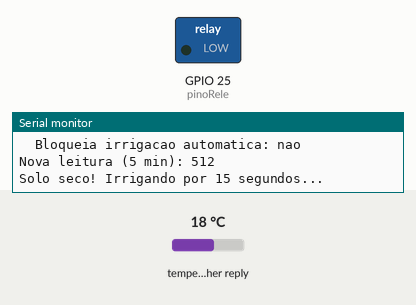
This sketch was run on a simulated ESP32. Parts: switched loads named in the sketch (green lamp = pin HIGH), the last lines printed to the serial monitor. The inputs (shaded band) are chosen by the test bench; at power-on: temperature in the weather reply 18 °C (analog values on the 0–4095 scale). WiFi joins after 1.5 s; servers stay silent unless stated; storage starts empty; web services answer with replies made up by the test bench; pins used as bus, display or sensor lines are not drawn.

Above: at 2.4 s.
At 17.2 s:
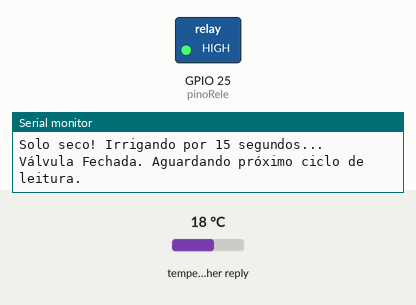
Timing chart, 0 to 18.7 s (numbered marks = the images above):
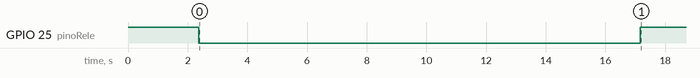

The sketch:

Esp32_Server.ino
```cpp
#include <WiFi.h>
#include <ESPAsyncWebServer.h>
#include <LittleFS.h>
#include <HTTPClient.h>
#include <WiFiClientSecure.h>
#include <ArduinoJson.h>

const char* ssid = "Clepf-2.4G";
const char* password = "cristina1525";

AsyncWebServer server(80);

// --- PINOS DE HARDWARE ---
const int pinoAlimentacaoSensor = 33;
const int pinoLeituraSensor = 32;     // Obrigatório ser ADC1 (ex: 32 a 35)
const int pinoRele = 25;

// --- LIMITES E VARIÁVEIS DO SENSOR ---
const int limiteSeco = 400;
const int limiteUmido = 600;
int leituraUmidade = 0;

// --- ESTADOS DO SISTEMA ---
bool irrigando = false;
bool chuvaPrevista = false;
bool comandoManual = false;
bool jaRegouNestaLeitura = false; // Evita que regue sem parar durante os 5 minutos
bool climaDisponivel = false;

// --- PREVISAO DO TEMPO (Open-Meteo / Varginha-MG) ---
const char* urlPrevisaoClima = "https://api.open-meteo.com/v1/forecast?latitude=-21.55139&longitude=-45.43028&hourly=relative_humidity_2m,precipitation_probability,precipitation&forecast_hours=12&timezone=America%2FSao_Paulo";
const int janelaPrevisaoHoras = 12;
const int limiteProbabilidadeChuva = 60; // %
const float limitePrecipitacaoMm = 0.2;  // mm na janela analisada
const int limiteUmidadeAr = 85;          // %

int probabilidadeChuvaMax = 0;
float precipitacaoPrevistaMm = 0.0;
int umidadeArMax = 0;
String proximaChuva = "";
String motivoClima = "Clima ainda nao consultado";

// --- TEMPORIZADORES (millis) ---
unsigned long ultimaLeituraSensor = 0;
const long intervaloLeitura = 300000; // 5 minutos (5 * 60 * 1000 ms)

unsigned long ultimaChecagemClima = 0;
const long intervaloClima = 600000;   // 10 minutos

unsigned long tempoInicioIrrigacao = 0;
long duracaoIrrigacao = 15000; // Agora pode ser alterada via painel (padrão 15s)

void checarPrevisaoClima();

void setup() {
  Serial.begin(115200);

  // 1. CONFIGURAÇÃO DE HARDWARE
  pinMode(pinoAlimentacaoSensor, OUTPUT);
  pinMode(pinoRele, OUTPUT);

  // Como é lógica invertida, HIGH garante a válvula fechada na inicialização
  digitalWrite(pinoRele, HIGH);

  // Força a ESP32 a ler o sinal analógico de 0 a 1023
  analogReadResolution(10);

  // 2. INICIALIZAÇÃO DO SISTEMA DE ARQUIVOS
  if(!LittleFS.begin(true)){
    Serial.println("Erro ao montar LittleFS");
    return;
  }

  // 3. CONEXÃO WI-FI
  WiFi.begin(ssid, password);
  while (WiFi.status() != WL_CONNECTED) {
    delay(500);
    Serial.print(".");
  }
  Serial.println("\nConectado! IP: " + WiFi.localIP().toString());

  // 4. ROTAS DO SERVIDOR WEB
  server.on("/status", HTTP_GET, [](AsyncWebServerRequest *request){

    digitalWrite(pinoAlimentacaoSensor, HIGH);
    delay(200);
    int umidadeAoVivo = analogRead(pinoLeituraSensor);
    digitalWrite(pinoAlimentacaoSensor, LOW);

    // 2. Atualiza a variável global para manter a sincronia com a irrigação automática
    leituraUmidade = umidadeAoVivo;
    String json = "{\"umidade\":" + String(leituraUmidade) +
                  ",\"rele\":" + String(irrigando) +
                  ",\"chuva\":" + String(chuvaPrevista) +
                  ",\"manual\":" + String(comandoManual) +
                  ",\"climaDisponivel\":" + String(climaDisponivel) +
                  ",\"probabilidadeChuva\":" + String(probabilidadeChuvaMax) +
                  ",\"precipitacaoPrevista\":" + String(precipitacaoPrevistaMm, 1) +
                  ",\"umidadeAr\":" + String(umidadeArMax) +
                  ",\"janelaPrevisaoHoras\":" + String(janelaPrevisaoHoras) +
                  ",\"proximaChuva\":\"" + proximaChuva +
                  "\",\"motivoClima\":\"" + motivoClima + "\"}";
    request->send(200, "application/json", json);
  });

  // Rota para acionamento manual já com o tempo dinâmico escolhido no frontend
  server.on("/toggle", HTTP_POST, [](AsyncWebServerRequest *request){
    if (request->hasParam("tempo")) {
      duracaoIrrigacao = request->getParam("tempo")->value().toInt() * 1000;
    }
    comandoManual = true;
    request->send(200, "text/plain", "OK");
  });

  // Nova rota: Configura o tempo padrão para a próxima rega automática
  server.on("/config", HTTP_POST, [](AsyncWebServerRequest *request){
    if (request->hasParam("tempo")) {
      duracaoIrrigacao = request->getParam("tempo")->value().toInt() * 1000;
    }
    request->send(200, "text/plain", "OK");
  });

  server.serveStatic("/", LittleFS, "/").setDefaultFile("index.html");
  server.onNotFound([](AsyncWebServerRequest *request) {
    request->send(LittleFS, "/index.html", "text/html");
  });

  server.begin();
  checarPrevisaoClima();
  ultimaChecagemClima = millis();
}

void loop() {
  unsigned long tempoAtual = millis();

  // --- LÓGICA 1: LEITURA DO SENSOR (A cada 5 Minutos) ---
  if (tempoAtual - ultimaLeituraSensor >= intervaloLeitura || ultimaLeituraSensor == 0) {
    ultimaLeituraSensor = tempoAtual;

    digitalWrite(pinoAlimentacaoSensor, HIGH);
    delay(200);
    leituraUmidade = analogRead(pinoLeituraSensor);
    digitalWrite(pinoAlimentacaoSensor, LOW);

    Serial.print("Nova leitura (5 min): ");
    Serial.println(leituraUmidade);

    // Libera o sistema para regar novamente, se a terra continuar seca
    jaRegouNestaLeitura = false;
  }

  // --- LÓGICA 2: CONTROLE DA VÁLVULA DE IRRIGAÇÃO ---
  if (!irrigando) {
    // Avalia se o solo está seco, se há bloqueio climático e se já não foi regado nesta janela
    bool precisaAgua = (leituraUmidade > limiteSeco && !chuvaPrevista && !jaRegouNestaLeitura);

    if (precisaAgua || comandoManual) {
      digitalWrite(pinoRele, LOW); // LOW liga o relé (Lógica Invertida)
      irrigando = true;
      tempoInicioIrrigacao = tempoAtual; // Inicia o cronômetro com base no tempo escolhido

      if (precisaAgua) {
        jaRegouNestaLeitura = true; // Trava para não repetir neste ciclo de 5min
        Serial.print("Solo seco! Irrigando por ");
        Serial.print(duracaoIrrigacao / 1000);
        Serial.println(" segundos...");
      } else {
        Serial.print("Acionamento Manual! Irrigando por ");
        Serial.print(duracaoIrrigacao / 1000);
        Serial.println(" segundos...");
      }
    }
  }
  else {
    // Verifica se completou a contagem regressiva dinâmica do tempo estipulado
    if (tempoAtual - tempoInicioIrrigacao >= duracaoIrrigacao) {
      digitalWrite(pinoRele, HIGH); // HIGH desliga o relé (Lógica Invertida)
      irrigando = false;
      comandoManual = false; // Reseta a flag manual do dashboard
      Serial.println("Válvula Fechada. Aguardando próximo ciclo de leitura.");
    }
  }

  // --- LÓGICA 3: CHECAGEM DE CLIMA (A cada 10 minutos) ---
  if (tempoAtual - ultimaChecagemClima >= intervaloClima) {
    ultimaChecagemClima = tempoAtual;
    checarPrevisaoClima();
  }
}

void checarPrevisaoClima() {
  if (WiFi.status() != WL_CONNECTED) {
    climaDisponivel = false;
    motivoClima = "WiFi desconectado";
    Serial.println("Nao foi possivel consultar clima: WiFi desconectado.");
    return;
  }

  WiFiClientSecure client;
  client.setInsecure();

  HTTPClient http;
  http.setTimeout(10000);

  if (!http.begin(client, urlPrevisaoClima)) {
    climaDisponivel = false;
    motivoClima = "Falha ao iniciar HTTPS";
    Serial.println("Nao foi possivel iniciar consulta HTTPS da Open-Meteo.");
    return;
  }

  int httpCode = http.GET();
  if (httpCode != HTTP_CODE_OK) {
    climaDisponivel = false;
    motivoClima = "Erro HTTP " + String(httpCode);
    Serial.println("Erro ao consultar Open-Meteo: HTTP " + String(httpCode));
    http.end();
    return;
  }

  // 1. Baixa a resposta inteira da API de uma vez
  String payload = http.getString();
  http.end(); // Já podemos fechar a conexão de rede

  // 2. Imprime no painel para vermos o que realmente chegou
  Serial.println("Resposta bruta da API:");
  Serial.println(payload);

  // 3. Como você está usando a versão mais recente do ArduinoJson (V7),
  // o formato correto agora é apenas JsonDocument, sem precisar definir o tamanho!
  JsonDocument doc;
  DeserializationError erro = deserializeJson(doc, payload);

  if (erro) {
    climaDisponivel = false;
    motivoClima = "JSON invalido";
    Serial.println("Erro ao interpretar JSON da Open-Meteo.");
    return;
  }

  JsonObject hourly = doc["hourly"];
  JsonArray horarios = hourly["time"];
  JsonArray umidadeAr = hourly["relative_humidity_2m"];
  JsonArray probabilidadeChuva = hourly["precipitation_probability"];
  JsonArray precipitacao = hourly["precipitation"];

  if (umidadeAr.isNull() || probabilidadeChuva.isNull() || precipitacao.isNull()) {
    climaDisponivel = false;
    motivoClima = "Dados de clima ausentes";
    Serial.println("Resposta da Open-Meteo sem dados horarios esperados.");
    return;
  }

  probabilidadeChuvaMax = 0;
  precipitacaoPrevistaMm = 0.0;
  umidadeArMax = 0;
  proximaChuva = "";

  int totalHoras = min(janelaPrevisaoHoras, (int)umidadeAr.size());
  for (int i = 0; i < totalHoras; i++) {
    int probabilidade = probabilidadeChuva[i] | 0;
    float chuvaMm = precipitacao[i] | 0.0;
    int umidade = umidadeAr[i] | 0;

    if (probabilidade > probabilidadeChuvaMax) {
      probabilidadeChuvaMax = probabilidade;
    }

    precipitacaoPrevistaMm += chuvaMm;

    if (umidade > umidadeArMax) {
      grid_cols_1: umidadeArMax = umidade;
    }

    if (proximaChuva == "" && (chuvaMm >= limitePrecipitacaoMm || probabilidade >= limiteProbabilidadeChuva)) {
      proximaChuva = horarios[i] | "";
    }
  }

  bool chuvaNaJanela = precipitacaoPrevistaMm >= limitePrecipitacaoMm || probabilidadeChuvaMax >= limiteProbabilidadeChuva;
  bool arMuitoUmido = umidadeArMax >= limiteUmidadeAr;

  chuvaPrevista = chuvaNaJanela || arMuitoUmido;
  climaDisponivel = true;

  if (chuvaNaJanela && arMuitoUmido) {
    motivoClima = "Chuva prevista ou ar muito umido nas proximas 12h";
  } else if (chuvaNaJanela) {
    motivoClima = "Chuva prevista nas proximas 12h";
  } else if (arMuitoUmido) {
    motivoClima = "Ar muito umido nas proximas 12h";
  } else {
    motivoClima = "Sem bloqueio climatico nas proximas 12h";
  }

  Serial.println("Clima atualizado pela Open-Meteo:");
  Serial.println("  Probabilidade chuva max: " + String(probabilidadeChuvaMax) + "%");
  Serial.println("  Precipitacao prevista: " + String(precipitacaoPrevistaMm, 1) + " mm");
  Serial.println("  Umidade do ar max: " + String(umidadeArMax) + "%");
  Serial.println("  Bloqueia irrigacao automatica: " + String(chuvaPrevista ? "sim" : "nao"));
}
```

Measured:
- by itself, GPIO 25 (pinoRele): HIGH → LOW at 2.4 s, → HIGH 14.8 s later
